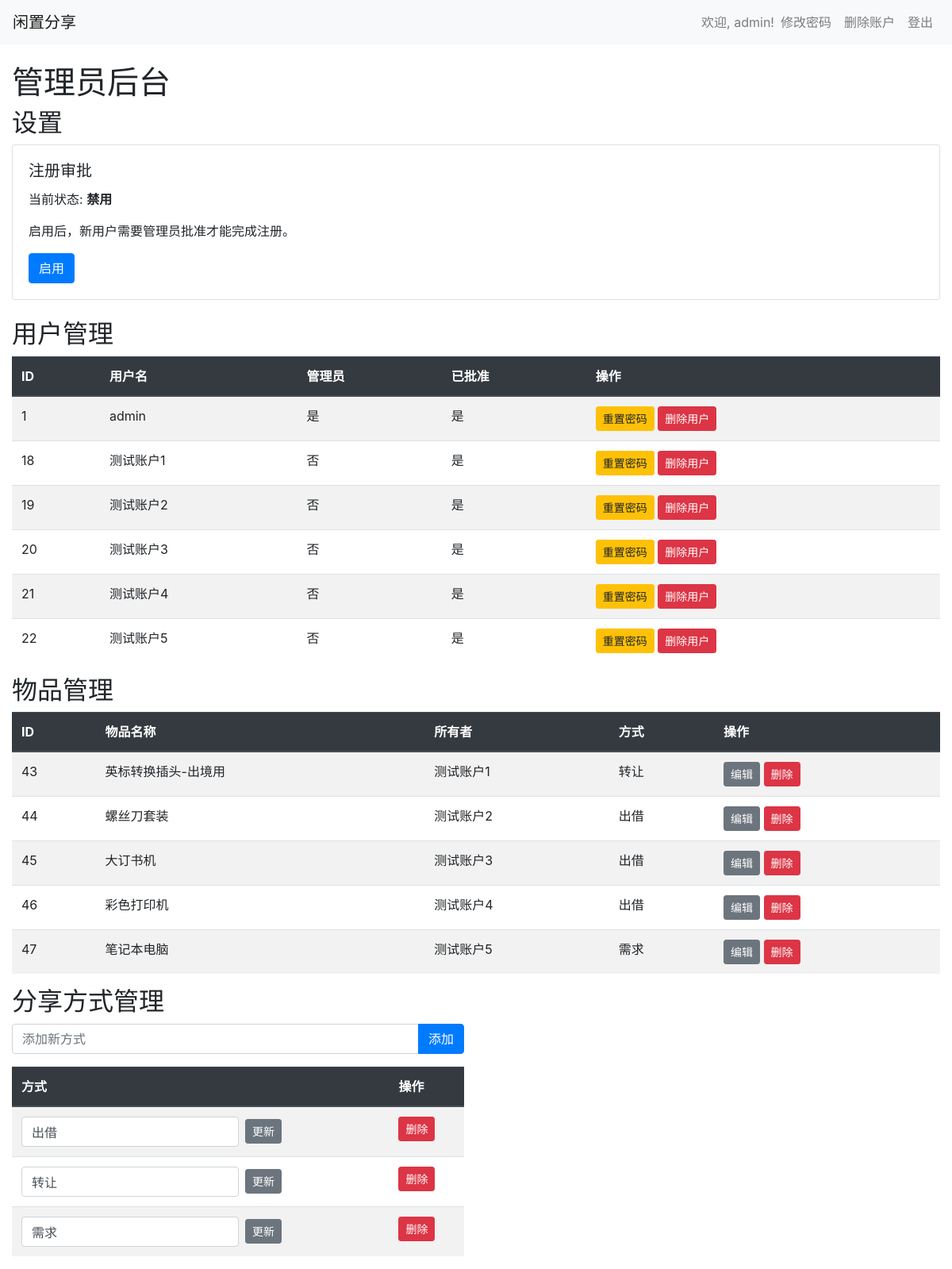
The page /admin/dashboard (signed in) on the database its author committed.
### tables this page shows
CREATE TABLE users (
        id INTEGER PRIMARY KEY AUTOINCREMENT,
        username TEXT NOT NULL UNIQUE,
        password TEXT NOT NULL,
        is_admin BOOLEAN NOT NULL DEFAULT 0
    , is_approved BOOLEAN NOT NULL DEFAULT 0);

CREATE TABLE items (
        id INTEGER PRIMARY KEY AUTOINCREMENT,
        name TEXT NOT NULL,
        owner TEXT NOT NULL,
        location TEXT NOT NULL,
        thumbnail TEXT,
        contact TEXT,
        details TEXT,
        method TEXT NOT NULL
    );

CREATE TABLE sharing_methods (
                id INTEGER PRIMARY KEY AUTOINCREMENT,
                name TEXT NOT NULL UNIQUE
            );

### app.py (the view)
@app.route('/admin/dashboard')
@admin_required
def admin_dashboard():
    db = get_db()
    users = db.execute('SELECT id, username, is_admin, is_approved FROM users').fetchall()
    items = db.execute('SELECT id, name, owner, method FROM items').fetchall()
    sharing_methods = db.execute('SELECT * FROM sharing_methods').fetchall()
    registration_approval_setting = db.execute("SELECT value FROM settings WHERE key = 'registration_approval'").fetchone()
    registration_approval = registration_approval_setting['value'] == 'true' if registration_approval_setting else False
    unapproved_users = [user for user in users if not user['is_approved']]
    return render_template('admin_dashboard.html', users=users, items=items, sharing_methods=sharing_methods, registration_approval=registration_approval, unapproved_users=unapproved_users)

### app.py (called while the page is built)
def get_db():
    if 'db' not in g:
        g.db = sqlite3.connect('share.db')
        g.db.row_factory = sqlite3.Row
    return g.db

def admin_required(view):
    @functools.wraps(view)
    def wrapped_view(**kwargs):
        if g.user is None or not g.user['is_admin']:
            flash('您无权访问此页面。')
            return redirect(url_for('index'))
        return view(**kwargs)
    return wrapped_view

@app.before_request
def load_logged_in_user():
    user_id = session.get('user_id')
    if user_id is None:
        g.user = None
    else:
        db = get_db()
        g.user = db.execute('SELECT * FROM users WHERE id = ?', (user_id,)).fetchone()

### templates/admin_dashboard.html (shortened to what this page needs)
{% extends 'base.html' %}
{% block content %}
    <h1>管理员后台</h1>
    <h2>设置</h2>
    <div class="card mb-4">
        <div class="card-body">
            <h5 class="card-title">注册审批</h5>
            <p class="card-text">
                当前状态: <strong>{{ '启用' if registration_approval else '禁用' }}</strong>
            </p>
            <p class="card-text">启用后，新用户需要管理员批准才能完成注册。</p>
            <form action="{{ url_for('toggle_registration_approval') }}" method="post">
                <button type="submit" class="btn btn-primary">
                    {{ '禁用' if registration_approval else '启用' }}
                </button>
            </form>
        </div>
    </div>
    <h2>用户管理</h2>
    <table class="table table-striped">
        <thead class="thead-dark">
            <tr>
                <th>ID</th>
                <th>用户名</th>
                <th>管理员</th>
                <th>已批准</th>
                <th>操作</th>
            </tr>
        </thead>
        <tbody>
            {% for user in users %}
            <tr>
                <td>{{ user['id'] }}</td>
                <td>{{ user['username'] }}</td>
                <td>{{ '是' if user['is_admin'] else '否' }}</td>
                <td>{{ '是' if user['is_approved'] else '否' }}</td>
                <td>
                    <a href="{{ url_for('admin_reset_password', user_id=user['id']) }}" class="btn btn-sm btn-warning">重置密码</a>
                    <form action="{{ url_for('admin_delete_user', user_id=user['id']) }}" method="post" style="display: inline-block;">
                        <button type="submit" class="btn btn-sm btn-danger" onclick="return confirm('您确定要删除此用户吗？');">删除用户</button>
                    </form>
                </td>
            </tr>
            {% endfor %}
        </tbody>
    </table>
    <h2>物品管理</h2>
    <table class="table table-striped">
        <thead class="thead-dark">
            <tr>
                <th>ID</th>
                <th>物品名称</th>
                <th>所有者</th>
                <th>方式</th>
                <th>操作</th>
            </tr>
        </thead>
        <tbody>
            {% for item in items %}
            <tr>
                <td>{{ item['id'] }}</td>
                <td>{{ item['name'] }}</td>
                <td>{{ item['owner'] }}</td>
                <td>{{ item['method'] }}</td>
                <td>
                    <a href="{{ url_for('edit', item_id=item['id']) }}" class="btn btn-sm btn-secondary">编辑</a>
                    <form action="{{ url_for('delete', item_id=item['id']) }}" method="post" style="display: inline-block;">
                        <button type="submit" class="btn btn-sm btn-danger" onclick="return confirm('您确定要删除此项目吗？');">删除</button>
                    </form>
                </td>
            </tr>
            {% endfor %}
        </tbody>
    </table>
    <h2>分享方式管理</h2>
    <div class="row">
        <div class="col-md-6">
            <form action="{{ url_for('add_sharing_method') }}" method="post">
                <div class="input-group mb-3">
                    <input type="text" name="name" class="form-control" placeholder="添加新方式" required>
                    <div class="input-group-append">
                        <button type="submit" class="btn btn-primary">添加</button>
                    </div>
                </div>
            </form>
            <table class="table table-striped">
                <thead class="thead-dark">
                    <tr>
                        <th>方式</th>
                        <th>操作</th>
                    </tr>
                </thead>
                <tbody>
                    {% for method in sharing_methods %}
                    <tr>
                        <td>
                            <form action="{{ url_for('edit_sharing_method', method_id=method.id) }}" method="post" class="form-inline">
                                <input type="text" name="name" class="form-control mr-2" value="{{ method.name }}" required>
                                <button type="submit" class="btn btn-sm btn-secondary">更新</button>
                            </form>
                        </td>
                        <td>
                            <form action="{{ url_for('delete_sharing_method', method_id=method.id) }}" method="post" style="display: inline-block;">
                                <button type="submit" class="btn btn-sm btn-danger" onclick="return confirm('您确定要删除此方式吗？');">删除</button>
                            </form>
                        </td>
                    </tr>
                    {% endfor %}
                </tbody>
            </table>
        </div>
    </div>
{% endblock %}

### templates/base.html (shortened to what this page needs)
<!DOCTYPE html>
<html lang="zh">
<head>
    <link href="{{ url_for('static', filename='bootstrap.min.css') }}" rel="stylesheet">
</head>
<body>
    <nav class="navbar navbar-expand-lg navbar-light bg-light">
                        <a class="navbar-brand" href="{{ url_for('index') }}">闲置分享</a>
        <div class="collapse navbar-collapse" id="navbarNav">
            <ul class="navbar-nav ml-auto">
                {% if g.user %}
                    <li class="nav-item">
                        <span class="navbar-text">欢迎, {{ g.user['username'] }}!</span>
                    </li>
                    <li class="nav-item">
                        <a class="nav-link" href="{{ url_for('change_password') }}">修改密码</a>
                    </li>
                    <li class="nav-item">
                        <a class="nav-link" href="{{ url_for('delete_account') }}">删除账户</a>
                    </li>
                    <li class="nav-item">
                        <a class="nav-link" href="{{ url_for('signout') }}">登出</a>
                    </li>
                {% endif %}
            </ul>
        </div>
    </nav>
    <div class="container-fluid mt-4">
        {% block content %}{% endblock %}
    </div>
</body>
</html>

### rows shown on the page
users: user.username "admin", id "1", username "admin", is_admin "是", is_approved "是"
users: id "18", username "测试账户1", is_admin "否", is_approved "是"
users: id "19", username "测试账户2", is_admin "否", is_approved "是"
users: id "20", username "测试账户3", is_admin "否", is_approved "是"
users: id "21", username "测试账户4", is_admin "否", is_approved "是"
users: id "22", username "测试账户5", is_admin "否", is_approved "是"
items: id "43", name "英标转换插头-出境用", owner "测试账户1", method "转让"
items: id "44", name "螺丝刀套装", owner "测试账户2", method "出借"
items: id "45", name "大订书机", owner "测试账户3", method "出借"
items: id "46", name "彩色打印机", owner "测试账户4", method "出借"
items: id "47", name "笔记本电脑", owner "测试账户5", method "需求"
sharing_methods: name "出借"
sharing_methods: name "转让"
sharing_methods: name "需求"

### other values the page prints
{{ '启用' if registration_approval else '禁用' }} "禁用"
{{ '禁用' if registration_approval else '启用' }} "启用"
